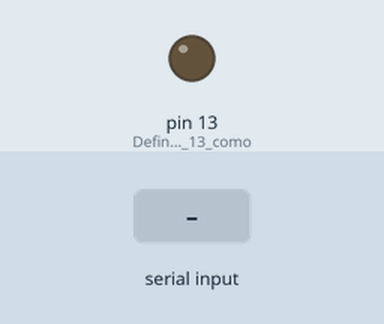
Recording of a sketch running on a simulated Arduino Uno, built with avr-gcc and run on an emulated ATmega328P. Parts: output pins drawn as LEDs (lit = HIGH). The inputs (shaded band) are chosen by the test bench.

Above: at 1.2 s.
1.3 s: "1" received over the second serial link
At 2.3 s:
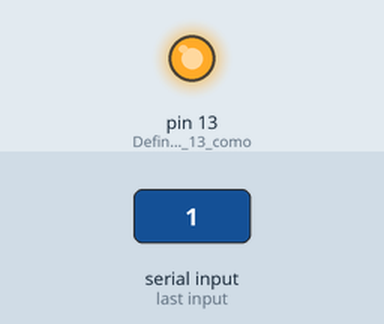
2.8 s: "2" received over the second serial link
At 3.4 s:
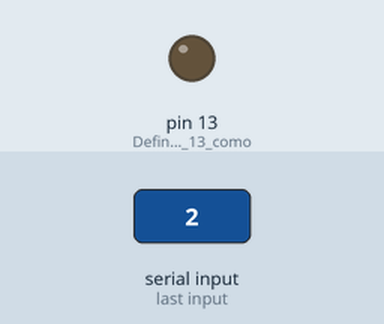
4.3 s: "a" received over the second serial link
At 4.6 s:
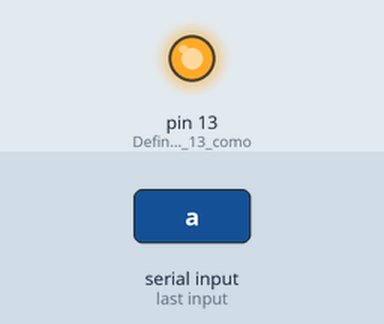
Timing chart, 0 to 7.3 s (numbered marks = the images above; inputs shaded):
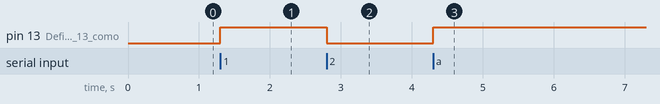

Measured:
- after the input at 1.3 s, pin 13 (Definimos_el_pin_13_como): LOW → HIGH at once
- after the input at 2.8 s, pin 13 (Definimos_el_pin_13_como): HIGH → LOW at once
- after the input at 4.3 s, pin 13 (Definimos_el_pin_13_como): LOW → HIGH at once

The sketch:

Probar_BT.ino
```cpp
#include <SoftwareSerial.h>  //Importamos la librería, usualmente se importa por defecto
SoftwareSerial BT1(1, 0);    //Crea conexion al bluetooth - PIN 1 a TX y PIN 0 a RX
int entrada;

/*
  CONEXIONES:
  ARDUINO   BLUETOOTH
  5V        VCC
  GND       GND
  PIN 1     TX
  PIN 0     RX
*/

void setup() {
  BT1.begin(9600);      //Iniciamos la comunicación con el BT que creamos
  pinMode(13, OUTPUT);  //Definimos el pin 13 como salida
}

void loop() {
  while (BT1.available() == 0) {
  }

  entrada = BT1.read();  //Leemos el valor del BT
  if (entrada == '1') {
    digitalWrite(13, HIGH);  //Encendemos el led de la placa
  } else if (entrada == '2') {
    digitalWrite(13, LOW);  //Apagamos el led de la placa
  }

  //ejemplo con switch
  switch (entrada)  //comparamos el valor guardado en la variable dato
  {
    case 'a':               //si el dato leido es a
      digitalWrite(13, 1);  //Setiamos a 5V el pin 13
      break;
    case 'b':               //si el dato leido es b
      digitalWrite(13, 0);  //setiamos a 0V el pin 13
      break;
  }
}
```
